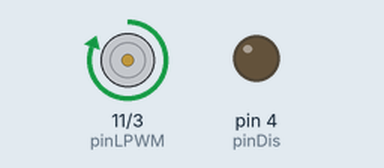
This sketch was run on a simulated Arduino Uno, built with avr-gcc and run on an emulated ATmega328P. Shown: motor-driver pin pairs drawn as motors (green arrow = first pin HIGH = forward, orange = second pin HIGH = backward, longer = more drive, scaled by the enable pin), output pins drawn as LEDs (lit = HIGH).

Above: at 1.4 s.
Timing chart, 0 to 2.9 s (numbered marks = the images above):
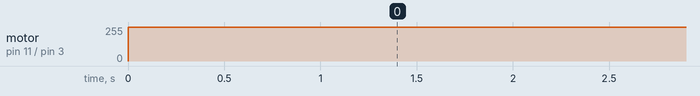

The sketch:

motor-driver.ino
```cpp
int pinEn = 2;
int pinDis = 4;
int pinRPWM = 3;
int pinLPWM = 11;

void setup() {
  pinMode(pinEn, OUTPUT);
  pinMode(pinDis, OUTPUT);
  pinMode(pinRPWM, OUTPUT);
  pinMode(pinLPWM, OUTPUT);

}

void loop() {
  digitalWrite(pinDis, LOW);
  digitalWrite(pinEn, HIGH);
  digitalWrite(pinLPWM, HIGH);
  if ((micros() % 255) < 250) {
    digitalWrite(pinRPWM, LOW);
  } else {
    digitalWrite(pinRPWM, HIGH);
  }

}
```

Measured:
- by itself, motor on pin 11 (pinLPWM) / pin 3 (pinRPWM): stopped → forward 255/255 at 0.00 s
